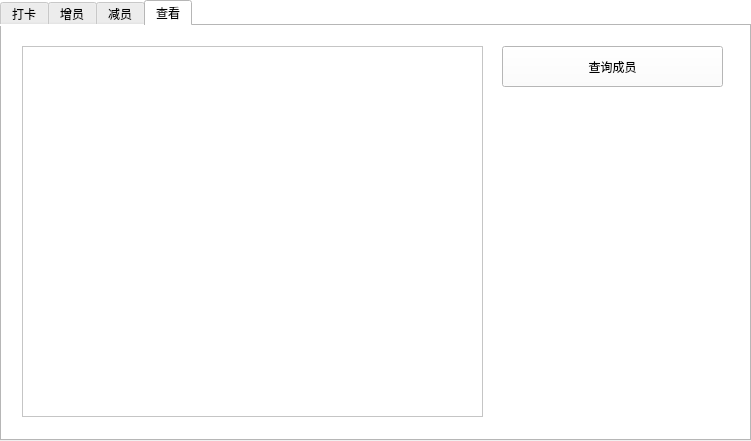
<?xml version="1.0" encoding="UTF-8"?>
<ui version="4.0">
 <class>TabWidget</class>
 <widget class="QTabWidget" name="TabWidget">
  <property name="geometry">
   <rect>
    <x>0</x>
    <y>0</y>
    <width>751</width>
    <height>441</height>
   </rect>
  </property>
  <property name="windowTitle">
   <string>人脸识别打卡</string>
  </property>
  <property name="styleSheet">
   <string notr="true">background-color: rgb(255, 255, 255);</string>
  </property>
  <property name="currentIndex">
   <number>3</number>
  </property>
  <widget class="QWidget" name="clockIn_tab">
   <property name="inputMethodHints">
    <set>Qt::ImhNone</set>
   </property>
   <attribute name="title">
    <string>打卡</string>
   </attribute>
   <widget class="QLabel" name="faceIdentification_label">
    <property name="geometry">
     <rect>
      <x>10</x>
      <y>20</y>
      <width>461</width>
      <height>371</height>
     </rect>
    </property>
    <property name="styleSheet">
     <string notr="true">background-color: rgb(197, 197, 197);</string>
    </property>
    <property name="text">
     <string>请选择要输入的脸</string>
    </property>
    <property name="alignment">
     <set>Qt::AlignCenter</set>
    </property>
   </widget>
   <widget class="QPushButton" name="chooseFace_btn">
    <property name="geometry">
     <rect>
      <x>510</x>
      <y>20</y>
      <width>221</width>
      <height>41</height>
     </rect>
    </property>
    <property name="text">
     <string>输入脸</string>
    </property>
   </widget>
   <widget class="QPushButton" name="identifyClockIn_tab">
    <property name="geometry">
     <rect>
      <x>510</x>
      <y>110</y>
      <width>221</width>
      <height>41</height>
     </rect>
    </property>
    <property name="text">
     <string>识别打卡</string>
    </property>
   </widget>
   <widget class="QListWidget" name="clockInRecordsList">
    <property name="geometry">
     <rect>
      <x>510</x>
      <y>180</y>
      <width>221</width>
      <height>211</height>
     </rect>
    </property>
   </widget>
  </widget>
  <widget class="QWidget" name="addMember_tab">
   <attribute name="title">
    <string>增员</string>
   </attribute>
   <widget class="QLabel" name="faceAddition_label">
    <property name="geometry">
     <rect>
      <x>10</x>
      <y>20</y>
      <width>461</width>
      <height>371</height>
     </rect>
    </property>
    <property name="styleSheet">
     <string notr="true">background-color: rgb(197, 197, 197);</string>
    </property>
    <property name="text">
     <string>请选择要新增的脸</string>
    </property>
    <property name="alignment">
     <set>Qt::AlignCenter</set>
    </property>
   </widget>
   <widget class="QPushButton" name="addFaceChoose_btn">
    <property name="geometry">
     <rect>
      <x>510</x>
      <y>30</y>
      <width>221</width>
      <height>41</height>
     </rect>
    </property>
    <property name="text">
     <string>选择要新增的脸</string>
    </property>
   </widget>
   <widget class="QPushButton" name="addFace_btn">
    <property name="geometry">
     <rect>
      <x>510</x>
      <y>200</y>
      <width>221</width>
      <height>41</height>
     </rect>
    </property>
    <property name="text">
     <string>注册新脸到库</string>
    </property>
   </widget>
   <widget class="QLineEdit" name="addFaceName_lineEdit">
    <property name="geometry">
     <rect>
      <x>510</x>
      <y>110</y>
      <width>221</width>
      <height>31</height>
     </rect>
    </property>
    <property name="styleSheet">
     <string notr="true">background-color: rgb(197, 197, 197);</string>
    </property>
    <property name="dragEnabled">
     <bool>false</bool>
    </property>
    <property name="placeholderText">
     <string>请输入新脸的名字</string>
    </property>
   </widget>
   <widget class="QTextEdit" name="blackboardAdd_textEidt">
    <property name="geometry">
     <rect>
      <x>510</x>
      <y>280</y>
      <width>221</width>
      <height>111</height>
     </rect>
    </property>
   </widget>
   <widget class="QLineEdit" name="addFaceID_lineEdit">
    <property name="geometry">
     <rect>
      <x>510</x>
      <y>160</y>
      <width>221</width>
      <height>31</height>
     </rect>
    </property>
    <property name="styleSheet">
     <string notr="true">background-color: rgb(197, 197, 197);</string>
    </property>
    <property name="text">
     <string/>
    </property>
    <property name="dragEnabled">
     <bool>false</bool>
    </property>
    <property name="placeholderText">
     <string>请输入身份证号码</string>
    </property>
   </widget>
  </widget>
  <widget class="QWidget" name="delMember_tab">
   <attribute name="title">
    <string>减员</string>
   </attribute>
   <widget class="QLabel" name="faceDeletion_label">
    <property name="geometry">
     <rect>
      <x>10</x>
      <y>20</y>
      <width>461</width>
      <height>371</height>
     </rect>
    </property>
    <property name="styleSheet">
     <string notr="true">background-color: rgb(197, 197, 197);</string>
    </property>
    <property name="text">
     <string>查询已存在的脸</string>
    </property>
    <property name="alignment">
     <set>Qt::AlignCenter</set>
    </property>
   </widget>
   <widget class="QLineEdit" name="delFaceID_lineEdit">
    <property name="geometry">
     <rect>
      <x>500</x>
      <y>20</y>
      <width>221</width>
      <height>31</height>
     </rect>
    </property>
    <property name="styleSheet">
     <string notr="true">background-color: rgb(197, 197, 197);</string>
    </property>
    <property name="text">
     <string/>
    </property>
    <property name="dragEnabled">
     <bool>false</bool>
    </property>
    <property name="placeholderText">
     <string>请输入身份证号</string>
    </property>
   </widget>
   <widget class="QPushButton" name="delMemberQuery_btn">
    <property name="geometry">
     <rect>
      <x>500</x>
      <y>80</y>
      <width>221</width>
      <height>41</height>
     </rect>
    </property>
    <property name="text">
     <string>查询</string>
    </property>
   </widget>
   <widget class="QPushButton" name="delFace_btn">
    <property name="geometry">
     <rect>
      <x>500</x>
      <y>150</y>
      <width>221</width>
      <height>41</height>
     </rect>
    </property>
    <property name="text">
     <string>删脸</string>
    </property>
   </widget>
   <widget class="QTextEdit" name="blackboardDel_textEidt">
    <property name="geometry">
     <rect>
      <x>500</x>
      <y>230</y>
      <width>221</width>
      <height>161</height>
     </rect>
    </property>
   </widget>
  </widget>
  <widget class="QWidget" name="checkMember_tab">
   <attribute name="title">
    <string>查看</string>
   </attribute>
   <widget class="QTableView" name="membersQuery_tableView">
    <property name="geometry">
     <rect>
      <x>20</x>
      <y>20</y>
      <width>461</width>
      <height>371</height>
     </rect>
    </property>
   </widget>
   <widget class="QPushButton" name="membersQuery_btn">
    <property name="geometry">
     <rect>
      <x>500</x>
      <y>20</y>
      <width>221</width>
      <height>41</height>
     </rect>
    </property>
    <property name="text">
     <string>查询成员</string>
    </property>
   </widget>
  </widget>
 </widget>
 <resources/>
 <connections>
  <connection>
   <sender>identifyClockIn_tab</sender>
   <signal>clicked()</signal>
   <receiver>TabWidget</receiver>
   <slot>identifyClockIn()</slot>
   <hints>
    <hint type="sourcelabel">
     <x>613</x>
     <y>153</y>
    </hint>
    <hint type="destinationlabel">
     <x>495</x>
     <y>175</y>
    </hint>
   </hints>
  </connection>
  <connection>
   <sender>addFaceChoose_btn</sender>
   <signal>clicked()</signal>
   <receiver>TabWidget</receiver>
   <slot>chooseFaceToAdd()</slot>
   <hints>
    <hint type="sourcelabel">
     <x>578</x>
     <y>79</y>
    </hint>
    <hint type="destinationlabel">
     <x>488</x>
     <y>68</y>
    </hint>
   </hints>
  </connection>
  <connection>
   <sender>addFace_btn</sender>
   <signal>clicked()</signal>
   <receiver>TabWidget</receiver>
   <slot>signUpFace()</slot>
   <hints>
    <hint type="sourcelabel">
     <x>568</x>
     <y>248</y>
    </hint>
    <hint type="destinationlabel">
     <x>500</x>
     <y>263</y>
    </hint>
   </hints>
  </connection>
  <connection>
   <sender>chooseFace_btn</sender>
   <signal>clicked()</signal>
   <receiver>TabWidget</receiver>
   <slot>chooseFace()</slot>
   <hints>
    <hint type="sourcelabel">
     <x>573</x>
     <y>73</y>
    </hint>
    <hint type="destinationlabel">
     <x>501</x>
     <y>93</y>
    </hint>
   </hints>
  </connection>
  <connection>
   <sender>addFaceName_lineEdit</sender>
   <signal>editingFinished()</signal>
   <receiver>TabWidget</receiver>
   <slot>addFaceName_changed()</slot>
   <hints>
    <hint type="sourcelabel">
     <x>534</x>
     <y>154</y>
    </hint>
    <hint type="destinationlabel">
     <x>496</x>
     <y>161</y>
    </hint>
   </hints>
  </connection>
  <connection>
   <sender>addFaceID_lineEdit</sender>
   <signal>editingFinished()</signal>
   <receiver>TabWidget</receiver>
   <slot>addFaceID_changed()</slot>
   <hints>
    <hint type="sourcelabel">
     <x>532</x>
     <y>201</y>
    </hint>
    <hint type="destinationlabel">
     <x>493</x>
     <y>207</y>
    </hint>
   </hints>
  </connection>
  <connection>
   <sender>delFaceID_lineEdit</sender>
   <signal>editingFinished()</signal>
   <receiver>TabWidget</receiver>
   <slot>delFaceID_changed()</slot>
   <hints>
    <hint type="sourcelabel">
     <x>521</x>
     <y>58</y>
    </hint>
    <hint type="destinationlabel">
     <x>490</x>
     <y>38</y>
    </hint>
   </hints>
  </connection>
  <connection>
   <sender>delMemberQuery_btn</sender>
   <signal>clicked()</signal>
   <receiver>TabWidget</receiver>
   <slot>delMemberQuery()</slot>
   <hints>
    <hint type="sourcelabel">
     <x>613</x>
     <y>126</y>
    </hint>
    <hint type="destinationlabel">
     <x>485</x>
     <y>128</y>
    </hint>
   </hints>
  </connection>
  <connection>
   <sender>delFace_btn</sender>
   <signal>clicked()</signal>
   <receiver>TabWidget</receiver>
   <slot>delMember()</slot>
   <hints>
    <hint type="sourcelabel">
     <x>515</x>
     <y>188</y>
    </hint>
    <hint type="destinationlabel">
     <x>495</x>
     <y>236</y>
    </hint>
   </hints>
  </connection>
  <connection>
   <sender>membersQuery_btn</sender>
   <signal>clicked()</signal>
   <receiver>TabWidget</receiver>
   <slot>queryMembers()</slot>
   <hints>
    <hint type="sourcelabel">
     <x>547</x>
     <y>74</y>
    </hint>
    <hint type="destinationlabel">
     <x>547</x>
     <y>139</y>
    </hint>
   </hints>
  </connection>
 </connections>
 <slots>
  <slot>chooseFace()</slot>
  <slot>identifyClockIn()</slot>
  <slot>signUpFace()</slot>
  <slot>slot2()</slot>
  <slot>chooseFaceToAdd()</slot>
  <slot>addFaceName_changed()</slot>
  <slot>addFaceID_changed()</slot>
  <slot>delFaceID_changed()</slot>
  <slot>delMemberQuery()</slot>
  <slot>delMember()</slot>
  <slot>queryMembers()</slot>
 </slots>
</ui>
